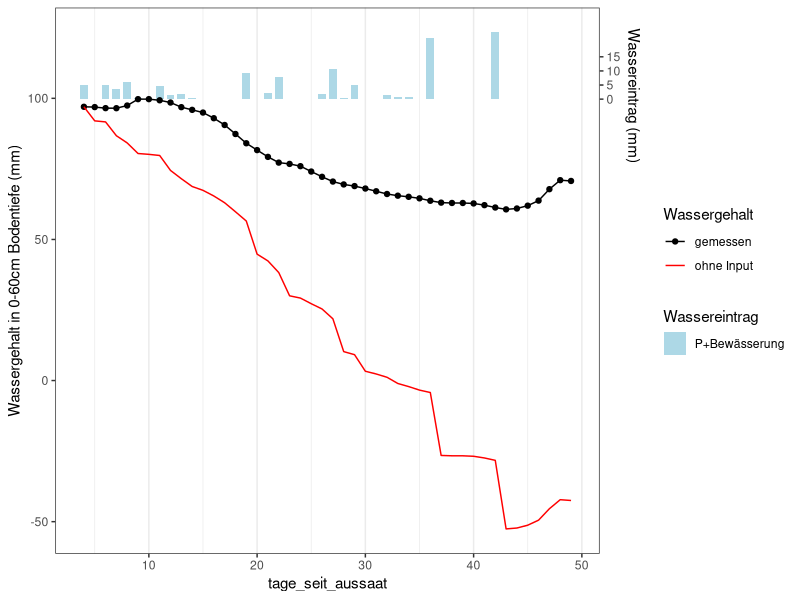
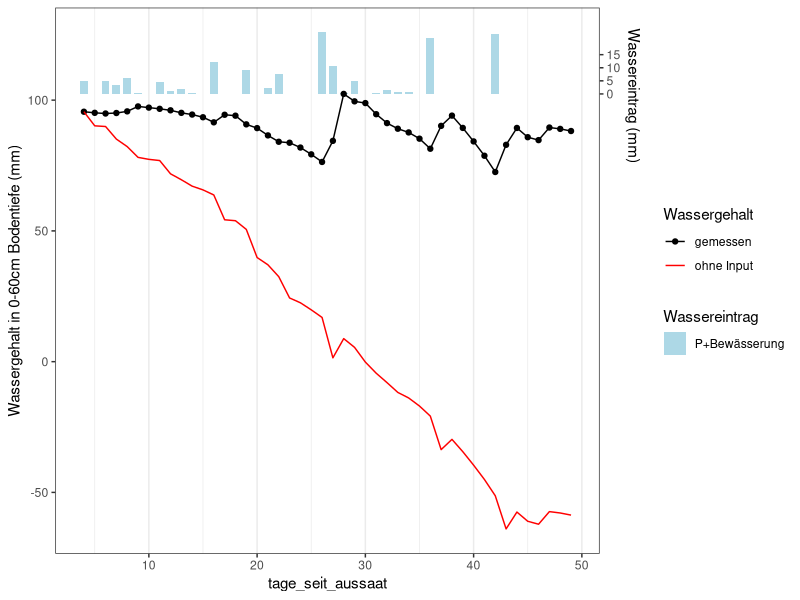

Here is the R script that generated these plots, in order: (Note: this script raises an error after producing the figures.)
## ---- chunk 1
library(data.table)
library(dplyr)
library(ggplot2)
library(lubridate)
#library(ggnewscale)
#library(tidyr)
## ---- chunk 2
input_tabelle <- fread("../data/derived_data/input_tabelle_2020_2021_20220315.csv") %>%
    mutate_at("zeit_messung", ~as_date(.)) %>%
    mutate_at(c("T0020_nFK","T2040_nFK","T4060_nFK"), ~ifelse(.<52,NA,.)) 
input_tabelle
#kleinere Werte nicht im vorgegeben Bereich des Tensiometers
## ---- chunk 3
wasserverbrauch <- input_tabelle %>%       
                    # mutate_at("T0060_mm", 
                    #           ~ifelse(is.na(T0020_nFK)|is.na(T2040_nFK)|is.na(T4060_nFK),NA,.)) %>%
    rowwise() %>%
    mutate(wasserinput_mm = sum(niederschlag_mm, bewaesserung_mm, na.rm = TRUE) ,
           #FAO56 ändern: genauer wäre Evapotranspiration bei unbewachsenem Boden
           #Wenn ein Tensio-Wert fehlt, dann NA
           freier_Speicher_T0060_mm = sum(freier_Speicher_T0020_mm,
                                          freier_Speicher_T2040_mm,
                                          freier_Speicher_T4060_mm, na.rm = FALSE)) %>% 
    #    ungroup() %>%
    mutate_at("wasserinput_mm", ~ifelse(.<0,0,.)) %>%
    group_by(satz_id, variante_H2O, wiederholung) %>%
    #Fehlende Werte Approximieren:
    mutate_at(c("freier_Speicher_T0060_mm","T0060_mm"), ~zoo::na.approx(., na.rm = FALSE))%>%
                    # mutate(Tempsum2 = cumsum(Tmean_gradC), .before = Tempsum) %>%
    
    
    
    mutate(wasserinput_vortag = c(0, wasserinput_mm[1:(n()-1)])) %>%
    mutate(wasserinput_vortag_cumsum = cumsum(wasserinput_vortag)) %>% ##cumsum
    mutate(T0060_mm_ohne_input = T0060_mm - wasserinput_vortag_cumsum,
           freier_Speicher_T0060_mm_ohne_input = freier_Speicher_T0060_mm + 
               wasserinput_vortag_cumsum) %>%
    
    mutate(wasser_diff = c(0,diff(T0060_mm_ohne_input)),
           T0060_mm_ohne_input_smooth = zoo::rollmean(T0060_mm_ohne_input, 
                                                      k = 5, align = "center", na.pad = TRUE),
           kumulierter_Wasserverbrauch = freier_Speicher_T0060_mm_ohne_input - 
               min(freier_Speicher_T0060_mm_ohne_input, na.rm = TRUE)) %>%
    mutate(kumulierter_Wasserverbrauch_smooth = 
               zoo::rollmean(kumulierter_Wasserverbrauch, 
                             k = 5, align = "center", na.pad = TRUE)) %>%
    mutate_at("kumulierter_Wasserverbrauch_smooth", ~ifelse(is.na(.), kumulierter_Wasserverbrauch,.)) %>%
    mutate_at("kumulierter_Wasserverbrauch_smooth", 
              ~zoo::rollmean(., k = 5, align = "center", na.pad = TRUE)) %>%
    mutate_at("kumulierter_Wasserverbrauch_smooth", ~ifelse(is.na(.), kumulierter_Wasserverbrauch,.)) %>%
    mutate(taeglicher_wasserverbrauch = c(NA, diff(kumulierter_Wasserverbrauch_smooth)))%>%
    ungroup
## ---- chunk 4
m <- wasserverbrauch %>% 
    group_by(satz_id, variante_H2O, wiederholung) %>%
    summarize(Verbrauch = sum(wasserinput_mm, na.rm = TRUE)) %>%
    group_by(variante_H2O) %>%
    summarize(Verbrauch = mean(Verbrauch, na.rm = TRUE) %>% round(., 2))

cat(paste("Der gesamte Wassereintrag (Niederschlag  + Bewässerung - Verdunstung) beträgt:mm"))
m
## ---- chunk 5
plot_wassergehalt <- function(satz_nr, variante, wdh, x){
    
    data1 <- wasserverbrauch %>% filter(satz_id ==satz_nr, 
                                        variante_H2O == variante, 
                                        wiederholung == wdh)
    mm_max <- max(data1$T0060_mm, na.rm = TRUE)
    breite <- (range(pull(data1,x), na.rm = TRUE) %>% diff)*0.008
    
    p <- ggplot(data1, aes(!!sym(x),T0060_mm)) +
        #Wasser-Input:
        geom_rect(aes(xmin = !!sym(x)  - breite, #Tage_seit_Aussaat oder tempsum
                      xmax = !!sym(x) + breite, #Tage_seit_Aussaat oder tempsum
                      ymin = mm_max, ymax = wasserinput_mm + mm_max,
                      fill = "P+Bewässerung")) +
        geom_point(aes(color="gemessen")) + 
        geom_line(aes(color="gemessen")) + 
        #Wassergehalt abzüglich des Eintrags durch P + Bewässerung
        geom_line(aes(y=T0060_mm_ohne_input, color = "ohne Input")) +
        ylab("Wassergehalt in 0-60cm Bodentiefe (mm)") + #xlab(x) +
        theme_bw() + 
        scale_fill_manual("Wassereintrag", values = c("P+Bewässerung" = "lightblue")) + 
        scale_color_manual("Wassergehalt", 
                           values = c("gemessen" = "black",
                                      "ohne Input"="red" )) + 
        scale_y_continuous(sec.axis = sec_axis(~.-mm_max, breaks = c(0,5,10,15), 
                                               name = "Wassereintrag (mm)"))+
        theme(panel.grid.major.y  = element_blank(), 
              panel.grid.minor.y = element_blank(), 
              axis.title.y.right = element_text(hjust = 0.05, vjust = 1)) 
    p
}
## ---- chunk 6
plot_wassergehalt(x = "tage_seit_aussaat", satz_nr = 5, variante = "Wfull", wdh = "a")
plot_wassergehalt(x = "tage_seit_aussaat", satz_nr = 5, variante = "Wfull_plus", wdh = "b")

#plot_wassergehalt(x = "Tempsum", satz_nr = 5, variante = "Wfull", wdh = "a")
## ---- chunk 7
#Modell erstellen
fit_tempsum <- nls(kumulierter_Wasserverbrauch ~a/(1 + exp(-b * (tempsum-c))), 
                   start=list(a=50,b=0.01,c=350), data = wasserverbrauch)
fit_tage <- nls(kumulierter_Wasserverbrauch ~a/(1 + exp(-b * (Tage_seit_Aussaat-c))),
                start=list(a=50,b=1,c=35), data = wasserverbrauch)

#Parameter und Güte anzeigen
summary(fit_tempsum)
summary(fit_tage)

#gefittete Werte 
sigmoid_fit_tempsum <- fitted(fit_tempsum) 
#predict(fit_tempsum, newdata = data.frame(tempsum = wasserverbrauch$tempsum))

sigmoid_fit_tage <- fitted(fit_tage) 
#predict(fit_tage, newdata = data.frame(tempsum = wasserverbrauch$Tage_seit_Aussaat))
# 
# sigmoid_fit_tempsum_df <- data.frame(tempsum =  wasserverbrauch$tempsum,
#                              kumulierter_Wasserverbrauch = sigmoid_fit)


#zu Tabelle hinzufügen
wasserverbrauch$kumulierter_Wasserverbrauch_sigmoid_tempsum <- sigmoid_fit_tempsum
wasserverbrauch$kumulierter_Wasserverbrauch_sigmoid_tage <- sigmoid_fit_tage
## ---- chunk 8
wasserverbrauch <- 
    wasserverbrauch %>% 
    group_by(satz_id, variante_H2O, wiederholung) %>%
    # left_join(sigmoid_fit_df %>% 
    #               rename(kumulierter_Wasserverbrauch_sigmoid = kumulierter_Wasserverbrauch), 
    #           by = "tempsum") %>%
    mutate(tempsum_diff = c(0, diff(Tempsum))) %>%
    #    mutate(taeglicher_wasserverbrauch_sigmoid_tempsum = c(0, diff(kumulierter_Wasserverbrauch_sigmoid_tempsum)) / tempsum_diff) %>%
    
    #    mutate(taeglicher_wasserverbrauch_sigmoid = c(NA, diff(kumulierter_Wasserverbrauch_sigmoid_tage))) %>%
    mutate(taeglicher_wasserverbrauch_smooth = 
               zoo::rollmean(taeglicher_wasserverbrauch, k = 5, align = "center", na.pad = TRUE)) %>%
#mutate_at("taeglicher_wasserverbrauch_smooth", ~ifelse(is.na(.), taeglicher_wasserverbrauch,.)) %>%
    ungroup %>%
    mutate(wasser_sum = cumsum(wasserinput_mm), .before=wasserinput_mm) %>%
    mutate(x_temp_wasser_sum = Tempsum*wasser_sum, .before=wasserinput_mm)

## ---- chunk 9
#a <- wasserverbrauch %>%
#     select(tempsum, kumulierter_Wasserverbrauch_sigmoid)
# b <- approx(x = a$tempsum, y = a$kumulierter_Wasserverbrauch_sigmoid, method = "constant", rule = 1,n = nrow(wasserverbrauch))
# b
# plot(b$y)
# mutate(tempsum_diff = c(0, diff(tempsum))) %>%
#     mutate(taeglicher_wasserverbrauch_sigmoid = c(0, diff(kumulierter_Wasserverbrauch_sigmoid)) - tempsum_diff)


## ---- chunk 10
plot_wasser_cumsum <- function(x, satz_nr, variante, wdh, log=FALSE){ #fit
    
    data1 <- wasserverbrauch %>% filter(satz_id ==satz_nr, 
                                        variante_H2O == variante,
                                        wiederholung == wdh) 
    ggplot(data = data1, 
           aes(if(log == TRUE){log(!!sym(x))}else{!!sym(x)},
                             kumulierter_Wasserverbrauch)) + 
        geom_point(aes(color = "gemessen")) + geom_line(aes(color = "gemessen")) + 
        # geom_line(data = wasserverbrauch,
        #           aes(!!sym(x),!!sym(fit),
        #               color = "sigmoid fit"),size=1) +
        geom_line(aes(y=kumulierter_Wasserverbrauch_smooth, color = "runmean_5"), size=1) +
        ylab("Kumulierter Wasserverbrauch (mm)") +
        theme_bw() + 
        theme(panel.grid = element_blank()) + 
        scale_color_manual(values = c("gemessen"="black", 
                                      "runmean_5"="deeppink"))#, "sigmoid fit" = "deepskyblue"))
}

# plot_wasser_cumsum("tage_seit_Aussaat", fit = "kumulierter_Wasserverbrauch_sigmoid_tage")
# plot_wasser_cumsum("Tempsum", fit = "kumulierter_Wasserverbrauch_sigmoid_tempsum")

## ---- chunk 11
plot_wasser_cumsum("tage_seit_aussaat",  satz_nr = 5, variante = "Wfull", wdh = "a", log = FALSE)
plot_wasser_cumsum("tage_seit_aussaat",  satz_nr = 5, variante = "Wfull", wdh = "a", log = TRUE)
plot_wasser_cumsum("x_temp_wasser_sum",  satz_nr = 5, variante = "Wfull", wdh = "a", log = FALSE)
plot_wasser_cumsum("x_temp_wasser_sum",  satz_nr = 5, variante = "Wfull", wdh = "a", log = TRUE)

plot_wasser_cumsum("tage_seit_aussaat",  satz_nr = 5, variante = "Wfull", wdh = "b")
plot_wasser_cumsum("tage_seit_aussaat",  satz_nr = 5, variante = "Wfull", wdh = "c")
plot_wasser_cumsum("tage_seit_aussaat",  satz_nr = 5, variante = "Wfull", wdh = "d")
## ---- chunk 12
plot_wasser_cumsum("tage_seit_aussaat",  satz_nr = 5, variante = "Wfull_plus", wdh = "a")
plot_wasser_cumsum("tage_seit_aussaat",  satz_nr = 5, variante = "Wfull_plus", wdh = "b")
plot_wasser_cumsum("tage_seit_aussaat",  satz_nr = 5, variante = "Wfull_plus", wdh = "c")

plot_wasser_cumsum("tage_seit_aussaat",  satz_nr = 5, variante = "Wfull_plus", wdh = "d")
plot_wasser_cumsum("x_temp_wasser_sum",  satz_nr = 5, variante = "Wfull_plus", wdh = "d")
plot_wasser_cumsum("x_temp_wasser_sum",  satz_nr = 5, variante = "Wfull_plus", wdh = "d", log = TRUE)

## ---- chunk 13
wasserverbrauch_pro_variante <- wasserverbrauch %>% ungroup() %>% 
    select(-wiederholung) %>%
    group_by(satz_id, variante_H2O, zeit_messung, tage_seit_aussaat)%>%
    summarise_all(mean, na.rm=TRUE) %>%
    mutate(wiederholung = "Varianten-Mittel", .after = variante_H2O)
wasserverbrauch_pro_variante
## ---- chunk 14
# wasserverbrauch <- wasserverbrauch %>%
#     mutate_at("taeglicher_wasserverbrauch", ~approx(x = ., rule = 2, n = n())$y) %>%
#     mutate(taeglicher_wasserverbrauch_smooth = 
#                signal::sgolayfilt(taeglicher_wasserverbrauch,p = 3, n = 21))

plot_taeglichen_wasserverbrauch <- function(satz_nr, wdh = "Varianten-Mittel"){
    
    data1 <- if(wdh=="Varianten-Mittel"){wasserverbrauch_pro_variante} else{wasserverbrauch}
    
    data1 <- data1 %>% filter(satz_id ==satz_nr) %>%
        filter(between(taeglicher_wasserverbrauch,0,7))
    
    ratio1 <-  if(wdh=="Varianten-Mittel"){2/3} else{3/4}
    
    ggplot(data = data1, aes(x = tage_seit_aussaat,#x_temp_wasser_sum, #, 
                             y = taeglicher_wasserverbrauch,
                             color="gemessen")) + 
        geom_point() + geom_line() + 
        geom_line(aes(y = taeglicher_wasserverbrauch_smooth, color = "runmean_5"),size=1) + 
        # geom_line(aes(y = taeglicher_wasserverbrauch_sigmoid,#*
        # mean(diff(wasserverbrauch$tempsum), na.rm = TRUE), 
        # color = "sigmoid fit"),size=1) + 
        scale_color_manual("", values = c("gemessen"="black", 
                                          "runmean_5"="deeppink"))+#, 
        #                                      "sigmoid fit" = "deepskyblue")) +
        ylab("Täglicher Wasserverbrauch (mm)") + 
        theme_bw() +
        theme(aspect.ratio=ratio1,
              legend.position = "bottom")+
        facet_grid(variante_H2O~wiederholung)
}
## ---- chunk 15
#```{r, fig.height=5}
plot_taeglichen_wasserverbrauch(satz_nr = 2, wdh = "Varianten-Mittel")
#plot_taeglichen_wasserverbrauch(satz_nr = 2, wdh = "")

plot_taeglichen_wasserverbrauch(satz_nr = 3, wdh = "Varianten-Mittel")
#plot_taeglichen_wasserverbrauch(satz_nr = 3, wdh = "")

plot_taeglichen_wasserverbrauch(satz_nr = 4, wdh = "Varianten-Mittel")
#plot_taeglichen_wasserverbrauch(satz_nr = 4, wdh = "")

plot_taeglichen_wasserverbrauch(satz_nr = 5, wdh = "Varianten-Mittel")
#plot_taeglichen_wasserverbrauch(satz_nr = 5, wdh = "")
## ---- chunk 16
#write.table(wasserverbrauch, "../data/derived_data/wasserverbrauch_2021_Satz1.csv", 
#            sep = ";", row.names = FALSE, dec = ".")
## ---- chunk 17
ggplot(wasserverbrauch_pro_variante %>% filter(satz_id==5 & variante_H2O == "Wfull"), 
       aes(cumsum(FAO56_mm),kumulierter_Wasserverbrauch)) + 
    geom_smooth() + 
    geom_point() + 
    geom_abline(slope = 1, intercept = 0, aes(color="1:1-Linie")) + 
    coord_fixed() + 
    ylab("kumulierter Wasserverbrauch (mm): \n Saugspannung + P + Bewässerung") + 
    theme_bw() + 
    theme(panel.grid = element_blank())
## ---- chunk 18
